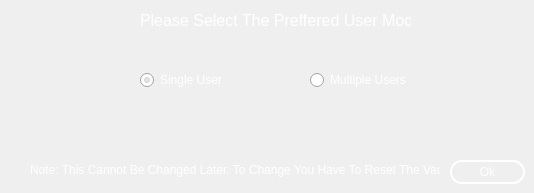
   <widget class="QWidget" name="page_7">
    <widget class="QLabel" name="label_17">
     <property name="geometry">
      <rect>
       <x>140</x>
       <y>10</y>
       <width>271</width>
       <height>21</height>
      </rect>
     </property>
     <property name="font">
      <font>
       <pointsize>12</pointsize>
      </font>
     </property>
     <property name="styleSheet">
      <string notr="true">color: rgb(255, 255, 255)</string>
     </property>
     <property name="text">
      <string>Please Select The Preffered User Mode</string>
     </property>
    </widget>
    <widget class="QLabel" name="label_18">
     <property name="geometry">
      <rect>
       <x>30</x>
       <y>160</y>
       <width>411</width>
       <height>20</height>
      </rect>
     </property>
     <property name="styleSheet">
      <string notr="true">color: rgb(255, 255, 255)</string>
     </property>
     <property name="text">
      <string>Note: This Cannot Be Changed Later. To Change You Have To Reset The Vault</string>
     </property>
    </widget>
    <widget class="QRadioButton" name="single_user">
     <property name="geometry">
      <rect>
       <x>140</x>
       <y>70</y>
       <width>89</width>
       <height>20</height>
      </rect>
     </property>
     <property name="styleSheet">
      <string notr="true">color: rgb(255, 255, 255)</string>
     </property>
     <property name="text">
      <string>Single User</string>
     </property>
     <property name="checked">
      <bool>true</bool>
     </property>
    </widget>
    <widget class="QRadioButton" name="multi_user">
     <property name="geometry">
      <rect>
       <x>310</x>
       <y>70</y>
       <width>101</width>
       <height>20</height>
      </rect>
     </property>
     <property name="styleSheet">
      <string notr="true">color: rgb(255, 255, 255)</string>
     </property>
     <property name="text">
      <string>Multiple Users</string>
     </property>
    </widget>
    <widget class="QPushButton" name="okaybutton_2">
     <property name="enabled">
      <bool>true</bool>
     </property>
     <property name="geometry">
      <rect>
       <x>450</x>
       <y>160</y>
       <width>75</width>
       <height>24</height>
      </rect>
     </property>
     <property name="styleSheet">
      <string notr="true">QPushButton{
  border: 1.5px solid white;
  border-radius: 12px;
  padding: 5px;
  color: rgb(255, 255, 255)
}
QPushButton:hover{
  background-color: rgb(199, 199, 199);  
}
QPushButton:disabled{
  color: rgb(199, 199, 199);  
}</string>
     </property>
     <property name="text">
      <string>Ok</string>
     </property>
    </widget>
   </widget>
